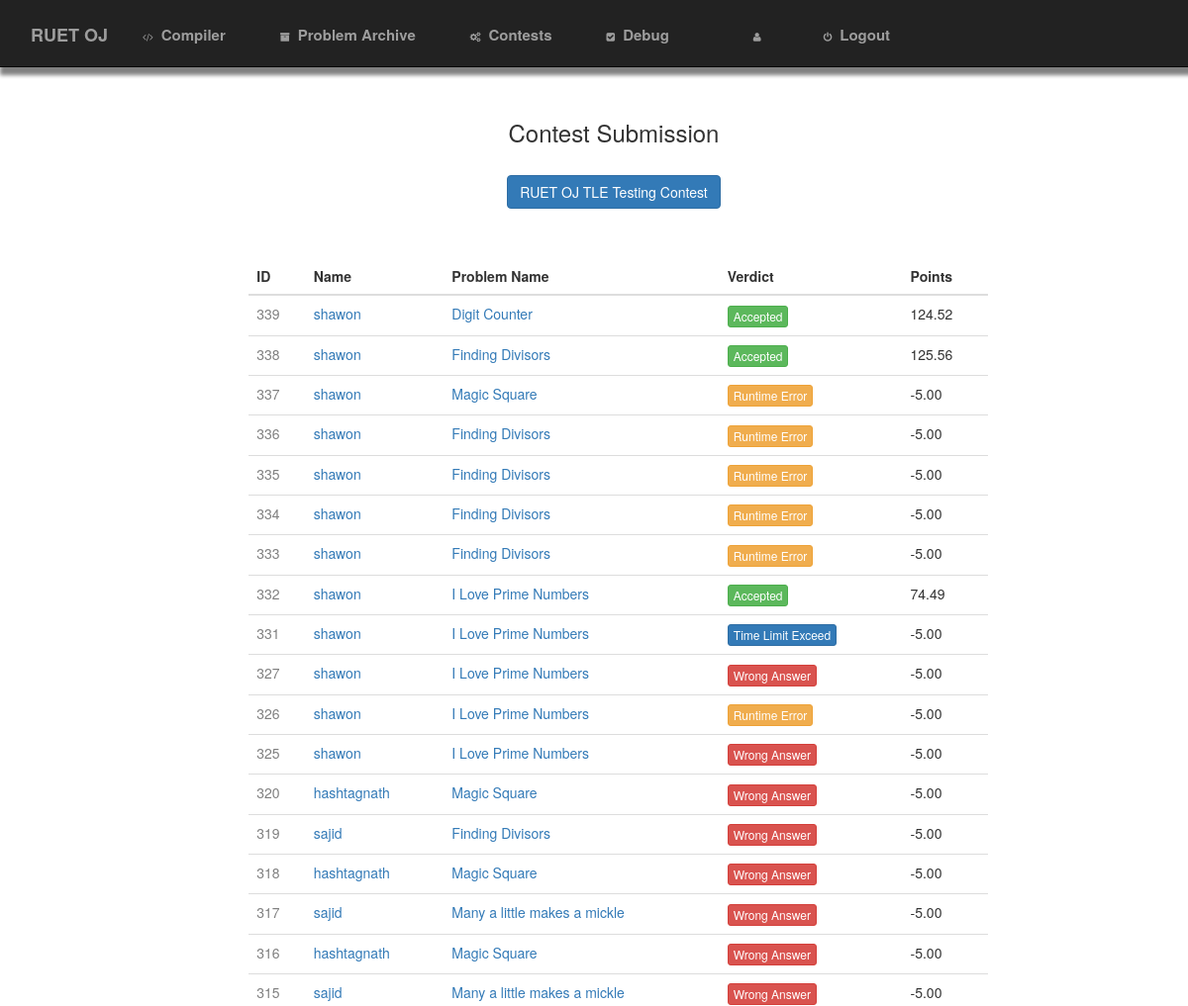
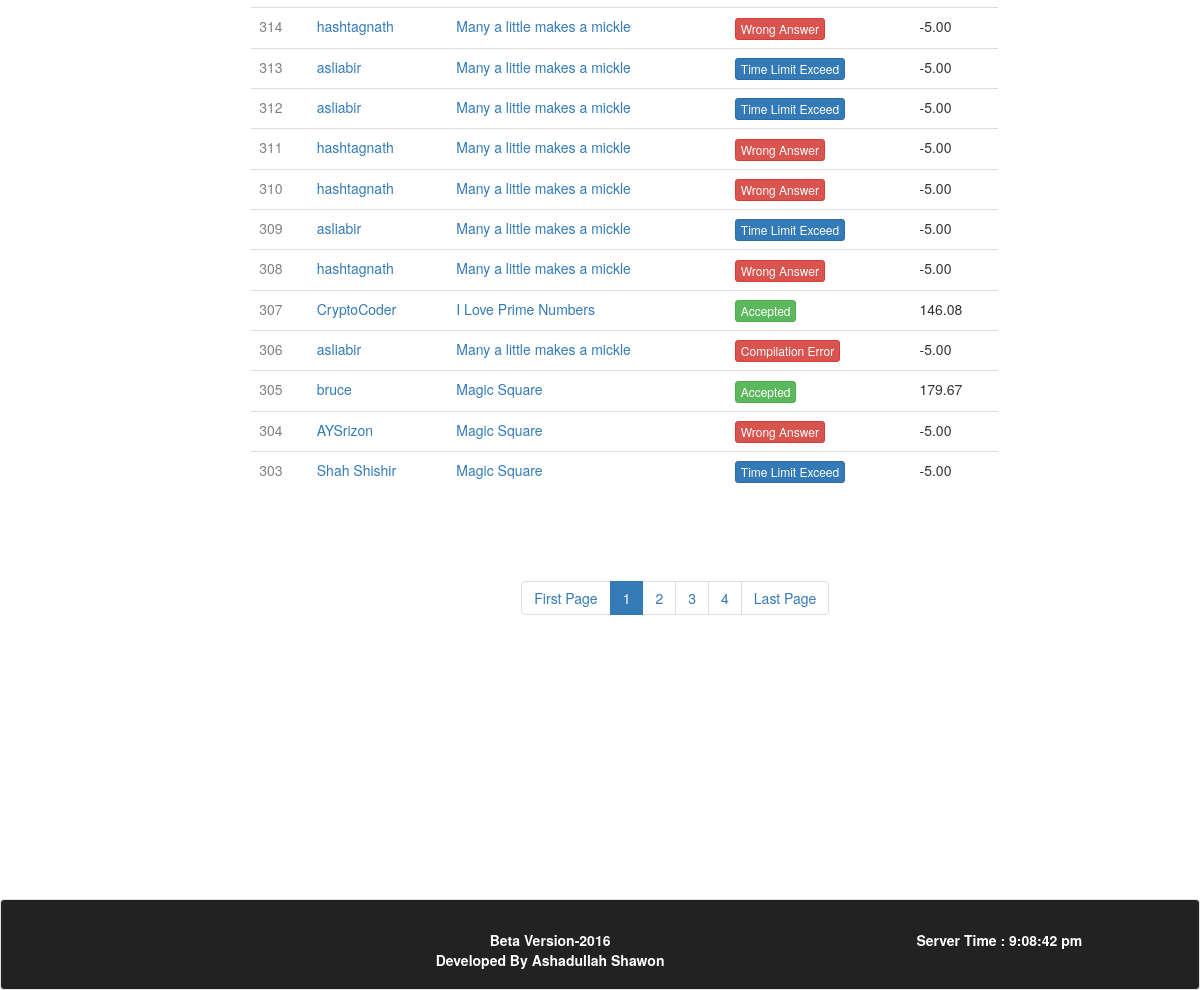
Page /contestsubmission.php?id=13 (signed in) on the committed database (2 pictures, top to bottom).
### tables this page shows
CREATE TABLE IF NOT EXISTS `rapl_oj_contest` (
  `id` int(11) NOT NULL,
  `cname` varchar(4000) DEFAULT NULL,
  `start_at` datetime DEFAULT NULL,
  `end_at` datetime DEFAULT NULL,
  `date_on` date DEFAULT NULL,
  `owner` varchar(100) DEFAULT 'shawon'
);

CREATE TABLE IF NOT EXISTS `submission` (
  `sid` int(100) NOT NULL,
  `sname` varchar(100) DEFAULT NULL,
  `verdict` varchar(50) DEFAULT NULL,
  `pbname` varchar(100) DEFAULT NULL,
  `cid` int(11) DEFAULT NULL,
  `status` int(11) DEFAULT NULL,
  `point` decimal(10,2) DEFAULT NULL
);

### contestsubmission.php (the view, shortened to what this page needs)
<?php
if(isset($_SESSION['un']))
{
  $username=$_SESSION['un'];
}
$access=0;
require_once("connection.php");
?>
<!DOCTYPE html>
<html>
<head>
        <link rel="stylesheet" href="css/bootstrap.min.css">
        <link rel="stylesheet" href="css/font-awesome.min.css">
        <link rel="stylesheet" href="css/normalize.css">
        <link rel="stylesheet" href="css/main.css">
        <link rel="stylesheet" href="css/style.css">
</head>
<body>
<div class="main">
 <div class="row">
  <div class="col-sm-12">
  <nav class="shadow navbar navbar-inverse navbar-fixed-top nbar">
    <div class="navbar-header">
      <a class="navbar-brand lspace" href="home.php">RUET OJ</a>
    </div>
    <div class="collapse navbar-collapse navbar-menubuilder">
    <ul class="nav navbar-nav">
       <li class="space"><a href="compiler.php"><i class="fa fa-code ispace"></i>Compiler</a></li>
      <li class="space"><a href="archive.php"><i class="fa fa-archive ispace"></i>Problem Archive</a></li>
      <li class="space"><a href="contest.php"><i class="fa fa-cogs ispace"></i>Contests</a></li>
      <li class="space"><a href=""><i class="fa fa-check-square ispace"></i>Debug</a></li>
      <li class="lgspace space"><a href="profile.php?user=<?php echo("$username"); ?>"><i class="fa fa-user ispace"></i><?php echo("$username"); ?></a></li>
      <li class="space"><a href="logout.php"><i class="fa fa-power-off ispace"></i>Logout</a></li>
    </ul>
    </div>
</nav>
</div>
</div>
<div class="row log">
<h3 style="text-align:center;">Contest Submission</h3><br>
<?php
if(isset($_GET['id']))
{
    $conid=$_GET['id'];
    $mycon="SELECT * from rapl_oj_contest WHERE id='$conid'";
    $sendcon=mysqli_query($con,$mycon);
    $rhis=mysqli_fetch_array($sendcon);
   echo "<center><a class=\"btn btn-primary\" href=\"contestproblem.php?name=$rhis[cname]\">$rhis[cname]</a></center>";
}
?>
</div>
<?php
 if(isset($_GET['id']))
 {
 $ci=$_GET['id'];
   if($access==1)
   {
        $lnk="contestshowcode.php";
        $link="";
   }
   else
   {
       $lnk="notfound.php?";
       $link="deactive";
   }
}
?>
<div class="row cspace">
<div class="col-sm-1">
</div>
<div class="col-sm-9">
  <div class="table-responsive">
    <table class="table">
    <thead>
    <tr>
     <th>ID</th>
     <th>Name</th>
     <th>Problem Name</th>
     <th>Verdict</th>
     <th>Points</th>
    </tr>
    </thead>
    <tbody>
<?php
if(isset($_GET['id']) && !isset($_GET['show']))
{
  $conid=$_GET['id'];
   $per_page=30;
  if(isset($_GET['page']))
  {
    $page=$_GET['page'];
  }
  else
  {
    $page=1;
  }
  $start=($page-1)*$per_page;
   $show="SELECT * FROM submission WHERE cid='$conid' ORDER BY sid DESC limit $start,$per_page";
   $sts=mysqli_query($con,$show);
while($row=mysqli_fetch_array($sts))
{
  if($row['verdict']=="Accepted")
  {
     echo "<tr><td><a class=\"$link\" href=\"$lnk?id=$row[sid]&nm=$row[sname]&cn=$ci\">$row[sid]</a></td><td><a href=\"profile.php?user=$row[sname]\">$row[sname]</a></td><td><a href=\"details.php?name=$row[pbname]&cod=$conid\">$row[pbname]</a></td><td><div class=\"btn btn-success btn-xs\">$row[verdict]</div></td><td>$row[point]</td></tr>";
  }
  else if($row['verdict']=="Time Limit Exceed")
  {
     echo "<tr><td><a class=\"$link\" href=\"$lnk?id=$row[sid]&nm=$row[sname]&cn=$ci\">$row[sid]</a></td><td><a href=\"profile.php?user=$row[sname]\">$row[sname]</a></td><td><a href=\"details.php?name=$row[pbname]&cod=$conid\">$row[pbname]</a></td><td><div class=\"btn btn-primary btn-xs\">$row[verdict]</div></td><td>$row[point]</td></tr>";
  }
  else if($row['verdict']=="Runtime Error")
  {
     echo "<tr><td><a class=\"$link\" href=\"$lnk?id=$row[sid]&nm=$row[sname]&cn=$ci\">$row[sid]</a></td><td><a href=\"profile.php?user=$row[sname]\">$row[sname]</a></td><td><a href=\"details.php?name=$row[pbname]&cod=$conid\">$row[pbname]</a></td><td><div class=\"btn btn-warning btn-xs\">$row[verdict]</div></td><td>$row[point]</td></tr>";
  }
  else
  {
     echo "<tr><td><a class=\"$link\" href=\"$lnk?id=$row[sid]&nm=$row[sname]&cn=$ci\">$row[sid]</a></td><td><a href=\"profile.php?user=$row[sname]\">$row[sname]</a></td><td><a href=\"details.php?name=$row[pbname]&cod=$conid\">$row[pbname]</a></td><td><div class=\"btn btn-danger btn-xs\">$row[verdict]</div></td><td>$row[point]</td></tr>";
  }
}
  echo "</tbody>
</table>
</div>";
  $psql="SELECT * FROM submission WHERE cid='$conid' ORDER BY sid DESC";
  $sn=mysqli_query($con,$psql);
  $total_rows=mysqli_num_rows($sn);
  $total_page=ceil($total_rows/$per_page);
  $c="active";
  echo "<div class=\"contain con\"><ul class=\"pagination\"><li><a href=\"contestsubmission.php?id=$conid&page=1\">First Page</a></li>";
  for ($i=1; $i <$total_page ; $i++) {
    if($page==$i)
    {
      $c="active";
        }
        else
        {
          $c="";
        }
    echo "<li class=\"$c\"><a href=\"contestsubmission.php?id=$conid&page=$i\">$i</a></li>";
  }
  echo "<li><a href=\"contestsubmission.php?id=$conid&page=$total_page\">Last Page</a></li></ul></div>";
}
?>
</div>
<div class="col-sm-2">
</div>
</div>
</div>
</div><br><br><br>
<div class="area">
<div class="well foot">
<div class="row area">
<div class="col-sm-3">
</div>
<div class="col-sm-5">
<div class="">
<b>Beta Version-2016</b><br>
<b>Developed By Ashadullah Shawon</b>
</div>
</div>
<div class="col-sm-4">
<?php
require_once("time.php");
?>
</div>
</div>
</div>
</div>
</body>
</html>

### css/main.css (style rules this page uses)
html { color: #222; font-size: 1em; line-height: 1.4; }

### css/style.css (style rules this page uses)
.area { margin:0px; padding:0px; }
.main { margin-left: 30px; margin-right: 20px; margin-bottom:100px; }
.space { padding-left:10px; padding-right: 15px; padding-bottom: 0px; margin-bottom: 0px; color:white; }
.lspace { padding-left: 50px; padding-right:30px; }
.nbar { min-height: 68px; padding-top:10px; color:white; font-size:15px; font-weight: bold; }
.ispace { padding-right:8px; font-size: 10px; }
.lgspace { margin-left:50px; }
.log { padding-left:50px; padding-top:150px; padding-right:20px; }
.cspace { margin-top: 50px; margin-left:120px; padding-right: 10px; }
.foot { background-color: #222222; color:white; margin-top:100px; margin-bottom:0px; padding-top:30px; padding-left:0px; text-align:center; margin-left: 0px; margin-right: 0px; padding-right: 0px; }
.contain { margin-top:50px; margin-left: 90px; }
.con { margin-left:270px; }
.shadow { box-shadow: 4px 4px 4px 4px gray; }
@media only screen and (max-width:1334px) and (min-width:1052px) { .main { margin-left: 30px; margin-right: 20px; } }
@media only screen and (max-width:1334px) and (min-width:1052px) { .cspace { margin-top: 50px; margin-left:120px; padding-right: 10px; } }
@media only screen and (max-width:1334px) and (min-width:1052px) { .lspace { margin-left:1px; padding-left: 30px; padding-right:10px; text-align: center; } }
@media only screen and (max-width:1334px) and (min-width:1052px) { .log { padding-left:50px; padding-top:100px; padding-right:20px; } }
@media only screen and (max-width:1334px) and (min-width:1052px) { .space { color:white; } }
@media only screen and (max-width:1334px) and (min-width:1052px) { .lgspace { margin-left:30px; } }

### contestsubmission.php (style rules this page uses)
.deactive { pointer-events:none; color:gray; }

### rows in the picture
rapl_oj_contest: cname "RUET OJ TLE Testing Contest"
submission: sid "339", sname "shawon", pbname "Digit Counter", verdict "Accepted", point "124.52"
submission: sid "338", sname "shawon", pbname "Finding Divisors", verdict "Accepted", point "125.56"
submission: sid "337", sname "shawon", pbname "Magic Square", verdict "Runtime Error", point "-5.00"
submission: sid "336", sname "shawon", pbname "Finding Divisors", verdict "Runtime Error", point "-5.00"
submission: sid "335", sname "shawon", pbname "Finding Divisors", verdict "Runtime Error", point "-5.00"
submission: sid "334", sname "shawon", pbname "Finding Divisors", verdict "Runtime Error", point "-5.00"
submission: sid "333", sname "shawon", pbname "Finding Divisors", verdict "Runtime Error", point "-5.00"
submission: sid "332", sname "shawon", pbname "I Love Prime Numbers", verdict "Accepted", point "74.49"
submission: sid "331", sname "shawon", pbname "I Love Prime Numbers", verdict "Time Limit Exceed", point "-5.00"
submission: sid "327", sname "shawon", pbname "I Love Prime Numbers", verdict "Wrong Answer", point "-5.00"
submission: sid "326", sname "shawon", pbname "I Love Prime Numbers", verdict "Runtime Error", point "-5.00"
submission: sid "325", sname "shawon", pbname "I Love Prime Numbers", verdict "Wrong Answer", point "-5.00"
submission: sid "320", sname "hashtagnath", pbname "Magic Square", verdict "Wrong Answer", point "-5.00"
submission: sid "319", sname "sajid", pbname "Finding Divisors", verdict "Wrong Answer", point "-5.00"
submission: sid "318", sname "hashtagnath", pbname "Magic Square", verdict "Wrong Answer", point "-5.00"
submission: sid "317", sname "sajid", pbname "Many a little makes a mickle", verdict "Wrong Answer", point "-5.00"
submission: sid "316", sname "hashtagnath", pbname "Magic Square", verdict "Wrong Answer", point "-5.00"
submission: sid "315", sname "sajid", pbname "Many a little makes a mickle", verdict "Wrong Answer", point "-5.00"
submission: sid "314", sname "hashtagnath", pbname "Many a little makes a mickle", verdict "Wrong Answer", point "-5.00"
submission: sid "313", sname "asliabir", pbname "Many a little makes a mickle", verdict "Time Limit Exceed", point "-5.00"
submission: sid "312", sname "asliabir", pbname "Many a little makes a mickle", verdict "Time Limit Exceed", point "-5.00"
submission: sid "311", sname "hashtagnath", pbname "Many a little makes a mickle", verdict "Wrong Answer", point "-5.00"
submission: sid "310", sname "hashtagnath", pbname "Many a little makes a mickle", verdict "Wrong Answer", point "-5.00"
submission: sid "309", sname "asliabir", pbname "Many a little makes a mickle", verdict "Time Limit Exceed", point "-5.00"
submission: sid "308", sname "hashtagnath", pbname "Many a little makes a mickle", verdict "Wrong Answer", point "-5.00"
submission: sid "307", sname "CryptoCoder", pbname "I Love Prime Numbers", verdict "Accepted", point "146.08"
submission: sid "306", sname "asliabir", pbname "Many a little makes a mickle", verdict "Compilation Error", point "-5.00"
submission: sid "305", sname "bruce", pbname "Magic Square", verdict "Accepted", point "179.67"
submission: sid "304", sname "AYSrizon", pbname "Magic Square", verdict "Wrong Answer", point "-5.00"
submission: sid "303", sname "Shah Shishir", pbname "Magic Square", verdict "Time Limit Exceed", point "-5.00"
